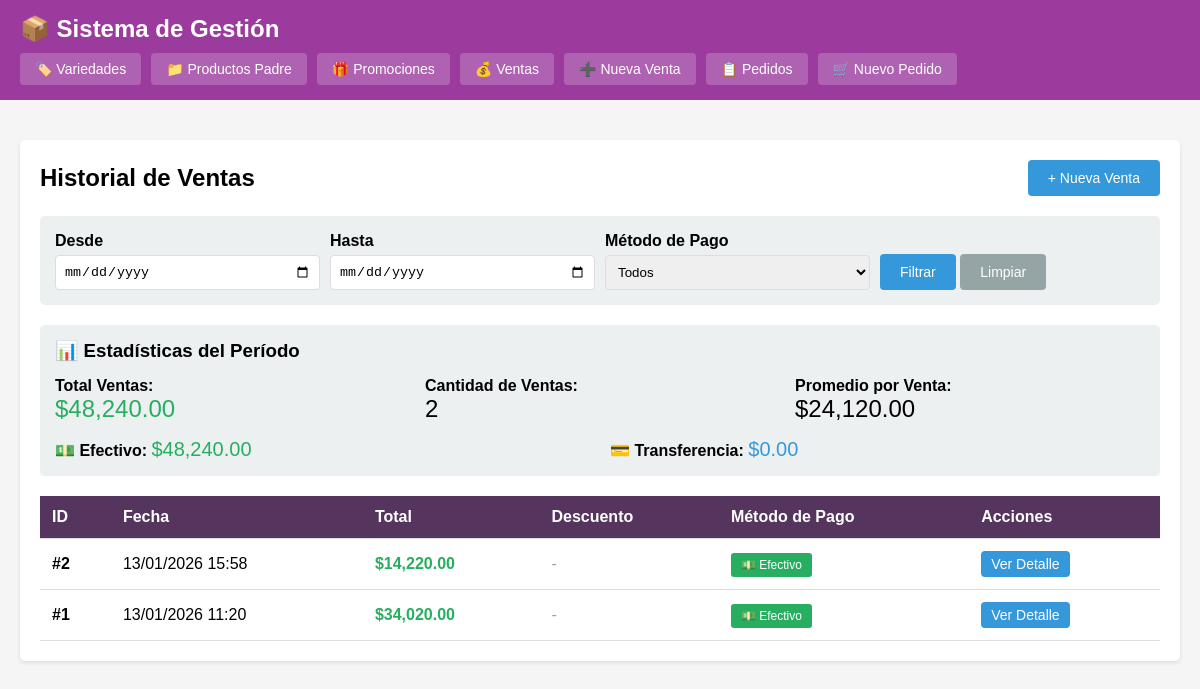
Page /index.php?c=venta&a=index on the earlier database version.
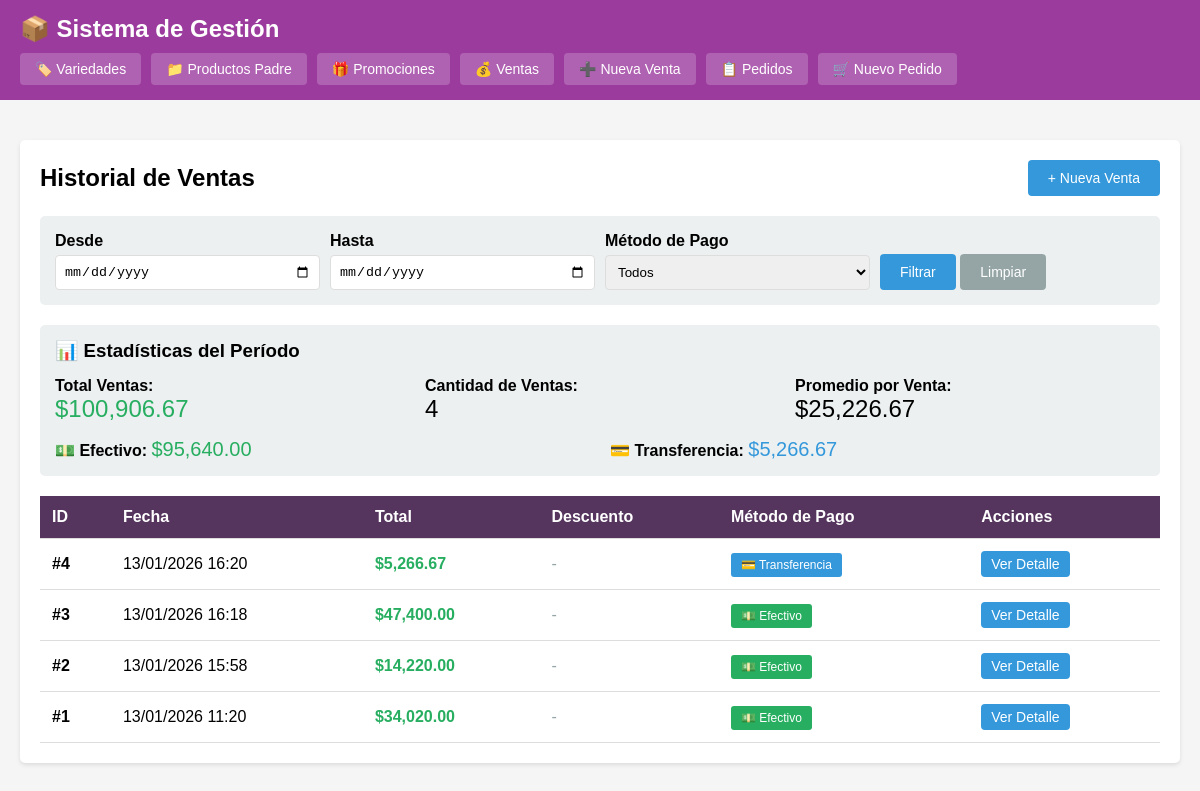
Same page on the later database version.
### tables this page shows
CREATE TABLE ventas (
            id INTEGER PRIMARY KEY AUTOINCREMENT,
            total DECIMAL(10,2) NOT NULL,
            metodo_pago VARCHAR(20) NOT NULL,
            descuento_aplicado DECIMAL(10,2) DEFAULT 0,
            fecha DATETIME DEFAULT CURRENT_TIMESTAMP
        );

### controllers/VentaController.php (called while the page is built, shortened)
<?php
class VentaController {
    private $ventaModel;
    public function __construct() {
        $this->ventaModel = new Venta();
    }
    public function index() {
        $filtros = [];
        $ventas = $this->ventaModel->getAll($filtros);
        $total_ventas = $this->ventaModel->getTotalVentas($filtros);
        $estadisticas = $this->ventaModel->getEstadisticas(
            $filtros['fecha_desde'] ?? null,
            $filtros['fecha_hasta'] ?? null
        );
        $this->render('ventas/index', [
            'ventas' => $ventas,
            'total_ventas' => $total_ventas,
            'estadisticas' => $estadisticas,
            'filtros' => $filtros
        ]);
    }
    private function render($view, $data = []) {
        extract($data);
        require BASE_PATH . '/views/' . $view . '.php';
        $content = ob_get_clean();
        require BASE_PATH . '/views/layout.php';
    }
}
?>

### config/database.php (called while the page is built, shortened)
<?php
class Database {
    private static $instance = null;
    private $conn;
    private function __construct() {
        try {
            $this->conn = new PDO('sqlite:' . DB_PATH);
            $this->conn->setAttribute(PDO::ATTR_ERRMODE, PDO::ERRMODE_EXCEPTION);
            $this->conn->setAttribute(PDO::ATTR_DEFAULT_FETCH_MODE, PDO::FETCH_ASSOC);
        } catch(PDOException $e) {
            die("Error de conexión: " . $e->getMessage());
        }
    }
    public static function getInstance() {
        if (self::$instance === null) {
            self::$instance = new self();
        }
        return self::$instance;
    }
    public function getConnection() {
        return $this->conn;
    }
}
?>

### models/Venta.php (called while the page is built, shortened)
<?php
class Venta {
    private $db;
    public function __construct() {
        $this->db = Database::getInstance()->getConnection();
    }
    public function getAll($filtros = []) {
        $sql = "SELECT * FROM ventas WHERE 1=1";
        $params = [];
        $sql .= " ORDER BY fecha DESC";
        $stmt = $this->db->prepare($sql);
        $stmt->execute($params);
        return $stmt->fetchAll();
    }
    public function getEstadisticas($fecha_desde = null, $fecha_hasta = null) {
        $sql = "SELECT
                COUNT(*) as total_ventas,
                SUM(total) as total_vendido,
                AVG(total) as promedio_venta,
                SUM(CASE WHEN metodo_pago = 'efectivo' THEN total ELSE 0 END) as total_efectivo,
                SUM(CASE WHEN metodo_pago = 'transferencia' THEN total ELSE 0 END) as total_transferencia
                FROM ventas WHERE 1=1";
        $params = [];
        $stmt = $this->db->prepare($sql);
        $stmt->execute($params);
        return $stmt->fetch();
    }
}
?>

### views/ventas/index.php (the view, shortened to what this page needs)
<div style="display: flex; justify-content: space-between; align-items: center; margin-bottom: 20px;">
    <h2>Historial de Ventas</h2>
    <a href="index.php?c=venta&a=nueva" class="btn btn-primary">+ Nueva Venta</a>
</div>
<div class="filtros">
    <form method="GET" action="index.php">
        <div class="form-group">
            <label for="fecha_desde">Desde</label>
            <input type="date" id="fecha_desde" name="fecha_desde" value="<?= $filtros['fecha_desde'] ?? '' ?>">
        </div>
        <div class="form-group">
            <label for="fecha_hasta">Hasta</label>
            <input type="date" id="fecha_hasta" name="fecha_hasta" value="<?= $filtros['fecha_hasta'] ?? '' ?>">
        </div>
        <div class="form-group">
            <label for="metodo_pago">Método de Pago</label>
            <select id="metodo_pago" name="metodo_pago">
                <option value="">Todos</option>
            </select>
        </div>
        <div class="form-group">
            <label>&nbsp;</label>
            <button type="submit" class="btn btn-primary">Filtrar</button>
            <a href="index.php?c=venta&a=index" class="btn btn-secondary">Limpiar</a>
        </div>
    </form>
</div>
<?php if (!empty($estadisticas)): ?>
<div class="card" style="margin-bottom: 20px;">
    <h3 style="margin-bottom: 15px;">📊 Estadísticas del Período</h3>
    <div class="grid-3">
        <div>
            <strong>Total Ventas:</strong><br>
            <span style="font-size: 24px; color: #27ae60;">$<?= number_format($estadisticas['total_vendido'] ?? 0, 2) ?></span>
        </div>
        <div>
            <strong>Cantidad de Ventas:</strong><br>
            <span style="font-size: 24px;"><?= $estadisticas['total_ventas'] ?? 0 ?></span>
        </div>
        <div>
            <strong>Promedio por Venta:</strong><br>
            <span style="font-size: 24px;">$<?= number_format($estadisticas['promedio_venta'] ?? 0, 2) ?></span>
        </div>
    </div>
    <div class="grid-2" style="margin-top: 15px;">
        <div>
            <strong>💵 Efectivo:</strong>
            <span style="font-size: 20px; color: #27ae60;">$<?= number_format($estadisticas['total_efectivo'] ?? 0, 2) ?></span>
        </div>
        <div>
            <strong>💳 Transferencia:</strong>
            <span style="font-size: 20px; color: #3498db;">$<?= number_format($estadisticas['total_transferencia'] ?? 0, 2) ?></span>
        </div>
    </div>
</div>
<?php endif; ?>
<?php if (empty($ventas)): ?>
    <p>No hay ventas registradas con los filtros aplicados.</p>
<?php else: ?>
    <table>
        <thead>
            <tr>
                <th>ID</th>
                <th>Fecha</th>
                <th>Total</th>
                <th>Descuento</th>
                <th>Método de Pago</th>
                <th>Acciones</th>
            </tr>
        </thead>
        <tbody>
            <?php foreach ($ventas as $venta): ?>
                <tr>
                    <td><strong>#<?= $venta['id'] ?></strong></td>
                    <td><?= date('d/m/Y H:i', strtotime($venta['fecha'])) ?></td>
                    <td><strong style="color: #27ae60;">$<?= number_format($venta['total'], 2) ?></strong></td>
                    <td>
                        <?php if ($venta['descuento_aplicado'] > 0): ?>
                            <span style="color: #e74c3c;">-$<?= number_format($venta['descuento_aplicado'], 2) ?></span>
                        <?php else: ?>
                            <span style="color: #95a5a6;">-</span>
                        <?php endif; ?>
                    </td>
                    <td>
                        <?php if ($venta['metodo_pago'] == 'efectivo'): ?>
                            <span class="badge" style="background: #27ae60;">💵 Efectivo</span>
                        <?php else: ?>
                            <span class="badge" style="background: #3498db;">💳 Transferencia</span>
                        <?php endif; ?>
                    </td>
                    <td>
                        <a href="index.php?c=venta&a=detalle&id=<?= $venta['id'] ?>" class="btn btn-primary" style="padding: 5px 10px;">Ver Detalle</a>
                    </td>
                </tr>
            <?php endforeach; ?>
        </tbody>
    </table>
<?php endif; ?>

### index.php (shortened to what this page needs)
<?php
spl_autoload_register(function ($class) {
    $paths = [
        BASE_PATH . '/models/' . $class . '.php',
        BASE_PATH . '/controllers/' . $class . '.php'
    ];
    foreach ($paths as $path) {
        if (file_exists($path)) {
            return;
        }
    }
});
require_once BASE_PATH . '/config/database.php';
$controller = $_GET['c'] ?? 'variedad';
$action = $_GET['a'] ?? 'index';
$id = $_GET['id'] ?? null;
$controllerName = ucfirst($controller) . 'Controller';
if (class_exists($controllerName)) {
    $controllerInstance = new $controllerName();
    if (method_exists($controllerInstance, $action)) {
        $controllerInstance->$action($id);
    } else {
        header("HTTP/1.0 404 Not Found");
        echo "Acción no encontrada";
    }
} else {
    header("HTTP/1.0 404 Not Found");
    echo "Controlador no encontrado";
}
?>

### views/layout.php (shortened to what this page needs)
<!DOCTYPE html>
<html lang="es">
<head>
</head>
<body>
    <div class="header">
        <div class="container">
            <h1>📦 Sistema de Gestión</h1>
            <div class="nav">
                <a href="index.php?c=variedad&a=index">🏷️ Variedades</a>
                <a href="index.php?c=productoPadre&a=index">📁 Productos Padre</a>
                <a href="index.php?c=promocion&a=index">🎁 Promociones</a>
                <a href="index.php?c=venta&a=index">💰 Ventas</a>
                <a href="index.php?c=venta&a=nueva">➕ Nueva Venta</a>
                <a href="index.php?c=pedido&a=index">📋 Pedidos</a>
                <a href="index.php?c=pedido&a=nuevo">🛒 Nuevo Pedido</a>
            </div>
        </div>
    </div>
    <div class="container">
        <div class="content">
            <?= $content ?>
        </div>
    </div>
</body>
</html>

### views/layout.php (style rules this page uses)
* { margin: 0; padding: 0; box-sizing: border-box; }
body { font-family: Arial, sans-serif; background: #f5f5f5; }
.header { background: #9c3b9e; color: white; padding: 15px 0; margin-bottom: 20px; }
.header .container { max-width: 1200px; margin: 0 auto; padding: 0 20px; }
.header h1 { font-size: 24px; margin-bottom: 10px; }
.nav { display: flex; gap: 10px; flex-wrap: wrap; }
.nav a { color: white; text-decoration: none; padding: 8px 15px; background: rgba(255,255,255,0.2); border-radius: 4px; font-size: 14px; }
.container { max-width: 1200px; margin: 0 auto; padding: 20px; }
.content { background: white; padding: 20px; border-radius: 5px; box-shadow: 0 2px 4px rgba(0,0,0,0.1); }
.btn { display: inline-block; padding: 10px 20px; text-decoration: none; border-radius: 4px; cursor: pointer; border: none; font-size: 14px; }
.btn-primary { background: #3498db; color: white; }
.btn-secondary { background: #95a5a6; color: white; }
table { width: 100%; border-collapse: collapse; margin-top: 20px; }
table th, table td { padding: 12px; text-align: left; border-bottom: 1px solid #ddd; }
table th { background: #55345e; color: white; }
.form-group { margin-bottom: 15px; }
.form-group label { display: block; margin-bottom: 5px; font-weight: bold; }
.form-group input, .form-group textarea, .form-group select { width: 100%; padding: 8px; border: 1px solid #ddd; border-radius: 4px; }
.badge { padding: 5px 10px; border-radius: 3px; font-size: 12px; color: white; }
.grid-2 { display: grid; grid-template-columns: 1fr 1fr; gap: 20px; }
.grid-3 { display: grid; grid-template-columns: 1fr 1fr 1fr; gap: 20px; }
.card { background: #ecf0f1; padding: 15px; border-radius: 5px; margin-bottom: 15px; }
.filtros { background: #ecf0f1; padding: 15px; border-radius: 5px; margin-bottom: 20px; }
.filtros form { display: flex; gap: 10px; flex-wrap: wrap; align-items: flex-end; }
.filtros .form-group { margin-bottom: 0; flex: 1; min-width: 150px; }

Differences in the rows shown:
added ventas: id "4", fecha "13/01/2026 16:20", total "5,266.67", metodo_pago "💳 Transferencia"
added ventas: id "3", fecha "13/01/2026 16:18", total "47,400.00", metodo_pago "💵 Efectivo"
Other differences:
$estadisticas['total_vendido']: "48,240.00" → "100,906.67"
$estadisticas['total_ventas']: "2" → "4"
$estadisticas['promedio_venta']: "24,120.00" → "25,226.67"
$estadisticas['total_efectivo']: "48,240.00" → "95,640.00"
$estadisticas['total_transferencia']: "0.00" → "5,266.67"
